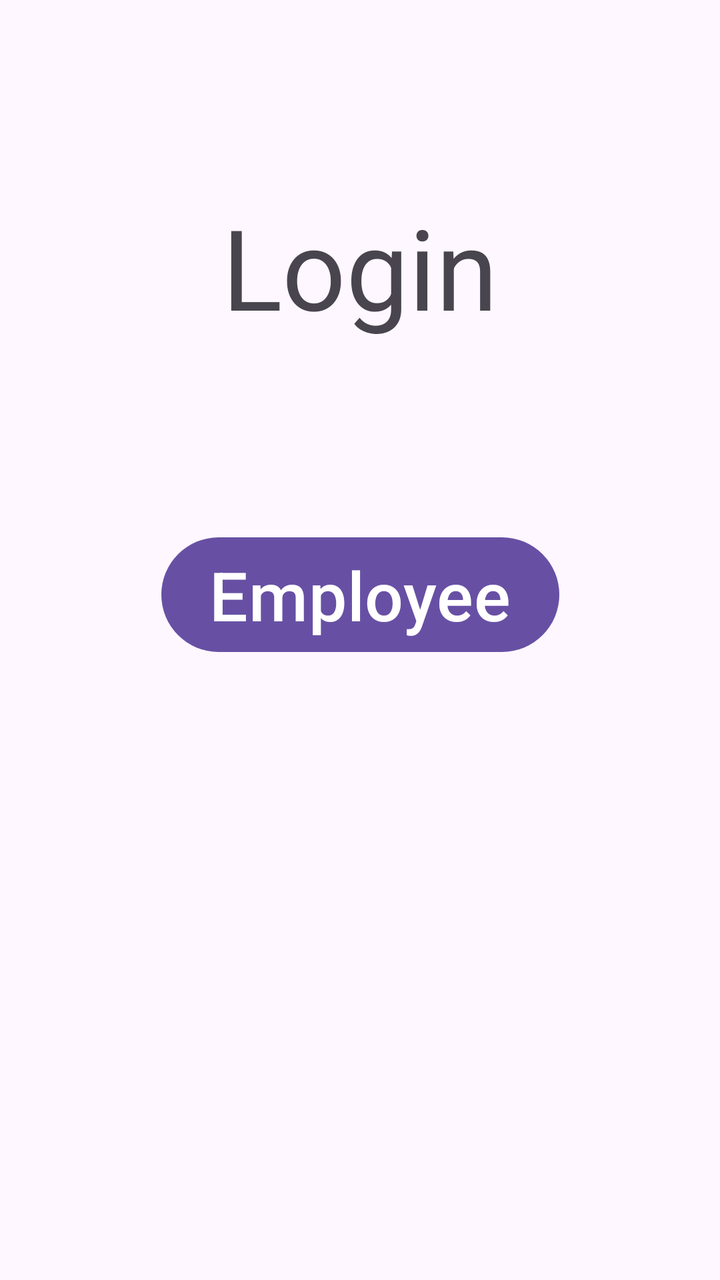
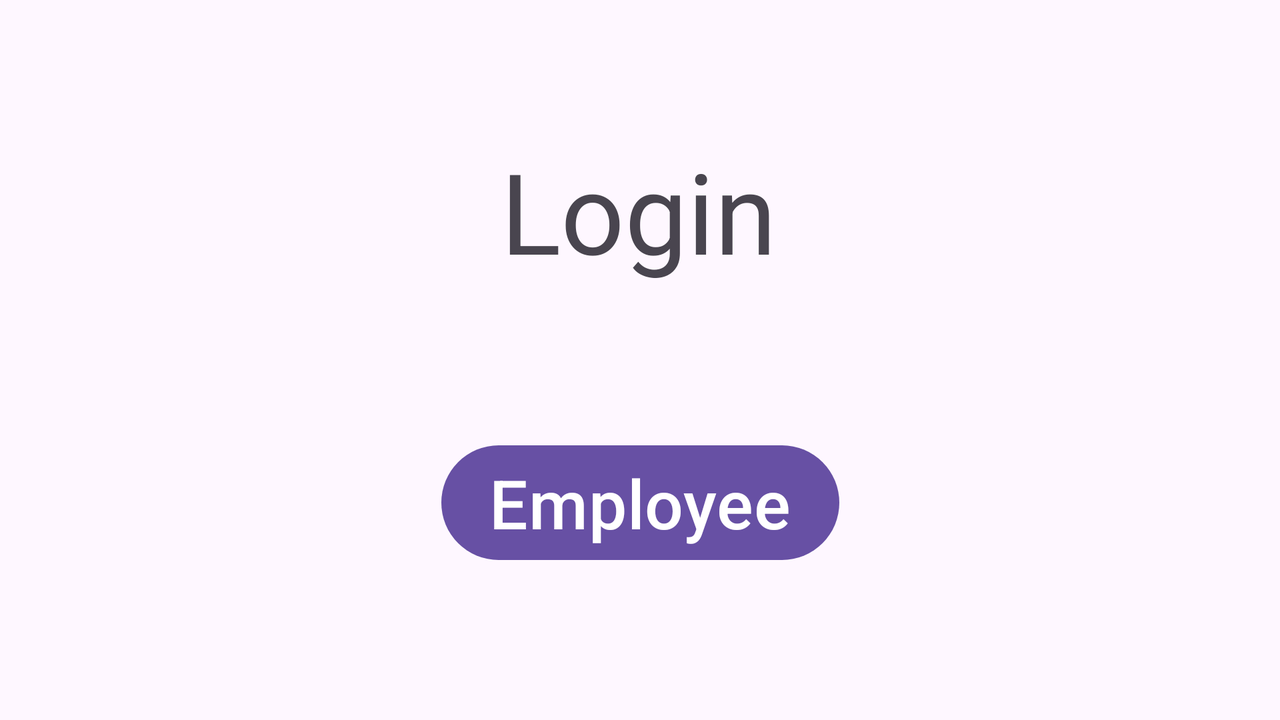

An Android layout and its configuration variant, each rendered on a device that would load it. The default file and the variant file are quoted in full after the pictures.
<!-- AndroidManifest.xml: application theme Theme.COMP2000UI -->
<!-- res/layout/activity_main.xml -->
<?xml version="1.0" encoding="utf-8"?>
<androidx.constraintlayout.widget.ConstraintLayout xmlns:android="http://schemas.android.com/apk/res/android"
    xmlns:app="http://schemas.android.com/apk/res-auto"
    xmlns:tools="http://schemas.android.com/tools"
    android:id="@+id/cl_activity_main"
    android:layout_width="match_parent"
    android:layout_height="match_parent"
    tools:context=".MainActivity">

    <TextView
        android:id="@+id/textView"
        android:layout_width="wrap_content"
        android:layout_height="wrap_content"
        android:layout_marginTop="96dp"
        android:text="Login"
        android:textAlignment="center"
        android:textSize="56sp"
        app:layout_constraintEnd_toEndOf="parent"
        app:layout_constraintStart_toStartOf="parent"
        app:layout_constraintTop_toTopOf="parent" />

    <Button
        android:id="@+id/button_employee_login_select"
        android:layout_width="wrap_content"
        android:layout_height="wrap_content"
        android:layout_marginTop="94dp"
        android:text="Employee"
        android:textSize="34sp"
        app:layout_constraintEnd_toEndOf="parent"
        app:layout_constraintStart_toStartOf="parent"
        app:layout_constraintTop_toBottomOf="@+id/textView" />

</androidx.constraintlayout.widget.ConstraintLayout>
<!-- resources referenced by this layout -->
<resources>
  <style name="Theme.COMP2000UI" parent="Base.Theme.COMP2000UI" />
  <style name="Base.Theme.COMP2000UI" parent="Theme.Material3.DayNight.NoActionBar">
          
          
      </style>
</resources>
<!-- res/layout-land/activity_main.xml (the repository's variant of the layout above) -->
<!-- drawn on the phone turned sideways -->
<?xml version="1.0" encoding="utf-8"?>
<androidx.constraintlayout.widget.ConstraintLayout xmlns:android="http://schemas.android.com/apk/res/android"
    xmlns:app="http://schemas.android.com/apk/res-auto"
    xmlns:tools="http://schemas.android.com/tools"
    android:id="@+id/cl_activity_main"
    android:layout_width="match_parent"
    android:layout_height="match_parent"
    tools:context=".MainActivity">

    <TextView
        android:id="@+id/textView"
        android:layout_width="wrap_content"
        android:layout_height="wrap_content"
        android:layout_marginTop="68dp"
        android:text="Login"
        android:textAlignment="center"
        android:textSize="56sp"
        app:layout_constraintEnd_toEndOf="parent"
        app:layout_constraintHorizontal_bias="0.499"
        app:layout_constraintStart_toStartOf="parent"
        app:layout_constraintTop_toTopOf="parent" />

    <Button
        android:id="@+id/button_employee_login_select"
        android:layout_width="wrap_content"
        android:layout_height="wrap_content"
        android:text="Employee"
        android:textSize="34sp"
        app:layout_constraintBottom_toBottomOf="parent"
        app:layout_constraintEnd_toEndOf="parent"
        app:layout_constraintStart_toStartOf="parent"
        app:layout_constraintTop_toBottomOf="@+id/textView" />

</androidx.constraintlayout.widget.ConstraintLayout>
